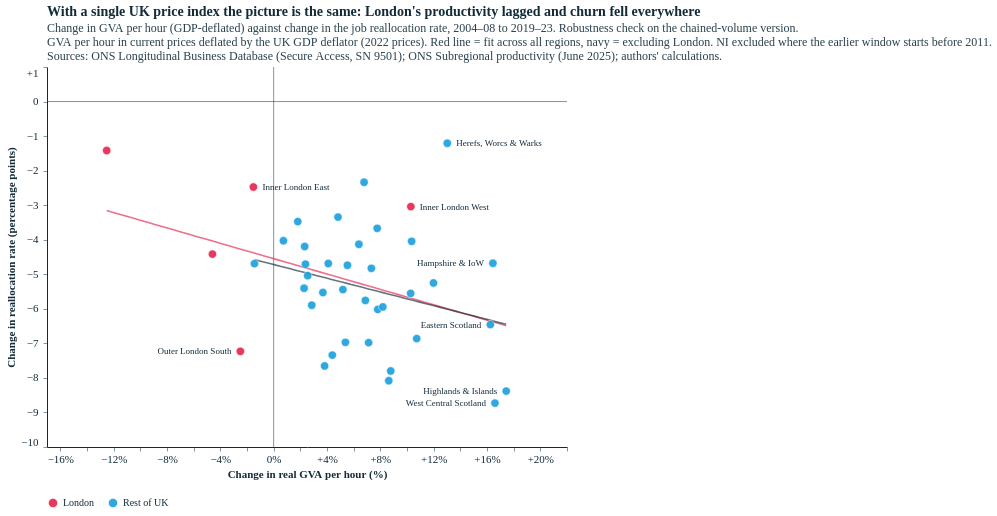

Notebook code cell kept with this figure:
### Code cell
# Robustness: change charts with GDP-deflated GVA per hour (one UK-wide deflator) instead of ONS chained volume
def change_frame_defl(early, late, ni_e, ni_l):
    d = change_frame(early, late, ni_e, ni_l).set_index("itl2_code")
    e, l = prod_defl(early, ni_e), prod_defl(late, ni_l)
    d["d_prod_cv"] = d.d_prod
    d["d_prod"] = 100 * (l / e - 1).reindex(d.index)
    return d.reset_index()

chg_cv = dict(chg)
chg = {lab: change_frame_defl(e, l, ne, nl_) for v in STEPS.values() for lab, e, l, ne, nl_ in v}
cmp = []
for lab, d in chg.items():
    o = d[~LONDON(d)]; lon = d[LONDON(d)]
    cmp.append({"windows": lab, "r (GDP deflator)": np.corrcoef(d.d_prod, d.d_realloc)[0, 1],
                "r (chained volume)": np.corrcoef(d.d_prod_cv, d.d_realloc)[0, 1],
                "excl. London r (GDP defl.)": np.corrcoef(o.d_prod, o.d_realloc)[0, 1],
                "London avg growth % (GDP defl.)": lon.d_prod.mean(), "London avg growth % (chained vol.)": lon.d_prod_cv.mean(),
                "Rest avg growth % (GDP defl.)": o.d_prod.mean(), "Rest avg growth % (chained vol.)": o.d_prod_cv.mean()})
print(pd.DataFrame(cmp).round(2).to_string(index=False))
print(chg["2004–08 → 2019–23"][LONDON(chg["2004–08 → 2019–23"])][["itl2_name", "d_prod_cv", "d_prod", "d_realloc"]].round(1).to_string(index=False))

SUB3 = "GVA per hour in current prices deflated by the UK GDP deflator (2022 prices). Red line = fit across all regions, navy = excluding London. NI excluded where the earlier window starts before 2011."
whole_d = change_panel("2004–08 → 2019–23", True, 520, 380, *scales(["2004–08 → 2019–23"])).properties(title=alt.Title(
    "With a single UK price index the picture is the same: London's productivity lagged and churn fell everywhere",
    subtitle=["Change in GVA per hour (GDP-deflated) against change in the job reallocation rate, 2004–08 to 2019–23. Robustness check on the chained-volume version.", SUB3, SRC2]))
styles.save(whole_d, str(FIG), "reallocation_productivity_change_whole_gdpdefl", width=520, height=380)
SC_D = scales([lab for lab, *_ in STEPS["steps"]])
steps_d = alt.hconcat(*[change_panel(lab, i == 0, 330, 340, *SC_D) for i, (lab, *_) in enumerate(STEPS["steps"])], spacing=14).resolve_scale(color="shared").properties(
    title=alt.Title("Productivity growth and the change in churn, GDP-deflated",
    subtitle=["Change in GVA per hour (GDP-deflated) against change in the job reallocation rate between consecutive periods.", SUB3, SRC2]))
styles.save(steps_d, str(FIG), "reallocation_productivity_change_steps_gdpdefl", width=330, height=340)
chg = chg_cv                                                       # restore the main (chained-volume) version
whole_d.properties(width=520, height=380)

### Figure 1 — Vega-Lite specification as saved in the notebook (floating-point values rounded to 4 significant figures)
{"config": {"background": "#fff", "font": "Circular Std", "text": {"color": "#122b39", "font": "Circular Std", "align": "left", "dx": 7, "dy": 0, "fontSize": 11}, "view": {"stroke": null, "continuousWidth": 350, "continuousHeight": 280, "discreteWidth": 400, "discreteHeight": 300}, "bar": {"color": "#179fdb"}, "line": {"color": "#e6224b"}, "rule": {"color": "#122b39"}, "point": {"filled": true, "size": 80, "color": "#e6224b", "opacity": 0.95}, "geoshape": {"stroke": "white", "strokeWidth": 0.3}, "axis": {"labelColor": "#122b39", "labelFontSize": 11, "labelFont": "Circular Std", "tickColor": "#122b39", "tickOpacity": 0.5, "domainColor": "#122b39", "domainOpacity": 1, "gridColor": "#122b39", "gridDash": [2, 2], "gridOpacity": 0.5, "title": null, "titleColor": "#122b39", "tickSize": 4, "grid": false, "domain": true}, "axisXDiscrete": {"grid": false, "labelAngle": 0, "tickCount": 10, "tickOpacity": 0.5, "title": null}, "axisYDiscrete": {"ticks": false, "labelPadding": 5, "grid": false}, "axisXTemporal": {"grid": false, "ticks": true}, "axisXQuantitative": {"grid": false}, "axisYQuantitative": {"gridColor": "#122b39", "gridDash": [1, 5], "gridOpacity": 0.5, "ticks": false, "labelPadding": 5, "tickCount": 8, "grid": false}, "title": {"color": "#122b39", "subtitleColor": "#122b39E6", "font": "Circular Std", "subtitleFont": "Circular Std", "anchor": "start", "frame": "group", "fontSize": 14, "subtitleFontSize": 12, "subtitlePadding": 4, "offset": 0}, "legend": {"titleColor": "#122b39", "labelColor": "#122b39"}}, "layer": [{"data": {"name": "data-23d1de8f6fdef12c9f9bd74afd652fbe"}, "mark": {"type": "rule", "color": "#122b39", "opacity": 0.5}, "encoding": {"x": {"field": "v", "scale": {"domain": [-17.0, 22.0], "nice": false}, "type": "quantitative"}}}, {"data": {"name": "data-23d1de8f6fdef12c9f9bd74afd652fbe"}, "mark": {"type": "rule", "color": "#122b39", "opacity": 0.5}, "encoding": {"y": {"axis": {"labelExpr": "datum.value > 0 ? '+' + datum.label : datum.label", "labelFlush": true, "labels": true, "ticks": true, "title": "Change in reallocation rate (percentage points)"}, "field": "v", "scale": {"domain": [-10.0, 1.0], "nice": false}, "type": "quantitative"}}}, {"data": {"name": "data-a85d61a0f91c39e60b9694b0f5ec9096"}, "mark": {"type": "line", "color": "#e6224b", "opacity": 0.65, "strokeWidth": 1.6}, "encoding": {"x": {"field": "x", "scale": {"domain": [-17.0, 22.0], "nice": false}, "type": "quantitative"}, "y": {"field": "y", "scale": {"domain": [-10.0, 1.0], "nice": false}, "type": "quantitative"}}}, {"data": {"name": "data-e87615ae20f5e87a6e9b01404d80dd1a"}, "mark": {"type": "line", "color": "#122b39", "opacity": 0.65, "strokeWidth": 1.6}, "encoding": {"x": {"field": "x", "scale": {"domain": [-17.0, 22.0], "nice": false}, "type": "quantitative"}, "y": {"field": "y", "scale": {"domain": [-10.0, 1.0], "nice": false}, "type": "quantitative"}}}, {"data": {"name": "data-866f6e78f612ff70c4783328e9c294c9"}, "mark": {"type": "circle", "opacity": 0.9, "size": 70, "stroke": "white", "strokeWidth": 0.6}, "encoding": {"color": {"field": "group", "legend": {"orient": "bottom", "title": null}, "scale": {"domain": ["London", "Rest of UK"], "range": ["#e6224b", "#179fdb"]}, "type": "nominal"}, "tooltip": [{"field": "itl2_name", "title": "Region", "type": "nominal"}, {"field": "d_prod", "format": "+.1f", "title": "Change in GVA/hour (%)", "type": "quantitative"}, {"field": "d_realloc", "format": "+.1f", "title": "Change in reallocation (pp)", "type": "quantitative"}], "x": {"axis": {"labelExpr": "datum.value > 0 ? '+' + datum.label + '%' : datum.label + '%'"}, "field": "d_prod", "scale": {"domain": [-17.0, 22.0], "nice": false}, "title": "Change in real GVA per hour (%)", "type": "quantitative"}, "y": {"axis": {"labelExpr": "datum.value > 0 ? '+' + datum.label : datum.label", "labelFlush": true, "labels": true, "ticks": true, "title": "Change in reallocation rate (percentage points)"}, "field": "d_realloc", "scale": {"domain": [-10.0, 1.0], "nice": false}, "type": "quantitative"}}}, {"data": {"name": "data-1f7e216b595c44ee3e571c519491eacc"}, "mark": {"type": "text", "align": "left", "color": "#122b39", "dx": 9.0, "fontSize": 9}, "encoding": {"text": {"field": "short", "type": "nominal"}, "x": {"field": "d_prod", "scale": {"domain": [-17.0, 22.0], "nice": false}, "type": "quantitative"}, "y": {"field": "d_realloc", "scale": {"domain": [-10.0, 1.0], "nice": false}, "type": "quantitative"}}}, {"data": {"name": "data-806a9ca27f8cd89f2a86cb08bca887c4"}, "mark": {"type": "text", "align": "right", "color": "#122b39", "dx": -9.0, "fontSize": 9}, "encoding": {"text": {"field": "short", "type": "nominal"}, "x": {"field": "d_prod", "scale": {"domain": [-17.0, 22.0], "nice": false}, "type": "quantitative"}, "y": {"field": "d_realloc", "scale": {"domain": [-10.0, 1.0], "nice": false}, "type": "quantitative"}}}, {"data": {"name": "data-5f4aba3c0249e04dd887733f5b1c1117"}, "mark": {"type": "text", "align": "left", "color": "#122b39", "dx": 9.0, "fontSize": 9}, "encoding": {"text": {"field": "short", "type": "nominal"}, "x": {"field": "d_prod", "scale": {"domain": [-17.0, 22.0], "nice": false}, "type": "quantitative"}, "y": {"field": "d_realloc", "scale": {"domain": [-10.0, 1.0], "nice": false}, "type": "quantitative"}}}, {"data": {"name": "data-d264ce42d4f2854728a51adf05b527c7"}, "mark": {"type": "text", "align": "right", "color": "#122b39", "dx": -9.0, "fontSize": 9}, "encoding": {"text": {"field": "short", "type": "nominal"}, "x": {"field": "d_prod", "scale": {"domain": [-17.0, 22.0], "nice": false}, "type": "quantitative"}, "y": {"field": "d_realloc", "scale": {"domain": [-10.0, 1.0], "nice": false}, "type": "quantitative"}}}, {"data": {"name": "data-f7c771026d7f57dbd3e07ddb10bd8c90"}, "mark": {"type": "text", "align": "right", "color": "#122b39", "dx": -9.0, "fontSize": 9}, "encoding": {"text": {"field": "short", "type": "nominal"}, "x": {"field": "d_prod", "scale": {"domain": [-17.0, 22.0], "nice": false}, "type": "quantitative"}, "y": {"field": "d_realloc", "scale": {"domain": [-10.0, 1.0], "nice": false}, "type": "quantitative"}}}, {"data": {"name": "data-3db292e5e5e38f174490d3351ad4467f"}, "mark": {"type": "text", "align": "left", "color": "#122b39", "dx": 9.0, "fontSize": 9}, "encoding": {"text": {"field": "short", "type": "nominal"}, "x": {"field": "d_prod", "scale": {"domain": [-17.0, 22.0], "nice": false}, "type": "quantitative"}, "y": {"field": "d_realloc", "scale": {"domain": [-10.0, 1.0], "nice": false}, "type": "quantitative"}}}, {"data": {"name": "data-2a283530691a974fad6b2ff2f5118df5"}, "mark": {"type": "text", "align": "right", "color": "#122b39", "dx": -9.0, "fontSize": 9}, "encoding": {"text": {"field": "short", "type": "nominal"}, "x": {"field": "d_prod", "scale": {"domain": [-17.0, 22.0], "nice": false}, "type": "quantitative"}, "y": {"field": "d_realloc", "scale": {"domain": [-10.0, 1.0], "nice": false}, "type": "quantitative"}}}, {"data": {"name": "data-aa31f4edc99e6e85171cbbfd3ce76d02"}, "mark": {"type": "text", "align": "right", "color": "#122b39", "dx": -9.0, "fontSize": 9}, "encoding": {"text": {"field": "short", "type": "nominal"}, "x": {"field": "d_prod", "scale": {"domain": [-17.0, 22.0], "nice": false}, "type": "quantitative"}, "y": {"field": "d_realloc", "scale": {"domain": [-10.0, 1.0], "nice": false}, "type": "quantitative"}}}], "height": 380, "title": {"text": "With a single UK price index the picture is the same: London's productivity lagged and churn fell everywhere", "subtitle": ["Change in GVA per hour (GDP-deflated) against change in the job reallocation rate, 2004–08 to 2019–23. Robustness check on the chained-volume version.", "GVA per hour in current prices deflated by the UK GDP deflator (2022 prices). Red line = fit across all regions, navy = excluding London. NI excluded where the earlier window starts before 2011.", "Sources: ONS Longitudinal Business Database (Secure Access, SN 9501); ONS Subregional productivity (June 2025); authors' calculations."]}, "width": 520, "$schema": "https://vega.github.io/schema/vega-lite/v5.20.1.json", "datasets": {"data-23d1de8f6fdef12c9f9bd74afd652fbe": [{"v": 0.0}], "data-a85d61a0f91c39e60b9694b0f5ec9096": [{"x": -12.52, "y": -3.155}, {"x": -11.91, "y": -3.223}, {"x": -11.3, "y": -3.291}, {"x": -10.69, "y": -3.359}, {"x": -10.08, "y": -3.427}, {"x": -9.466, "y": -3.495}, {"x": -8.854, "y": -3.563}, {"x": -8.243, "y": -3.631}, {"x": -7.631, "y": -3.699}, {"x": -7.02, "y": -3.768}, {"x": -6.408, "y": -3.836}, {"x": -5.797, "y": -3.904}, {"x": -5.185, "y": -3.972}, {"x": -4.574, "y": -4.04}, {"x": -3.962, "y": -4.108}, {"x": -3.351, "y": -4.176}, {"x": -2.739, "y": -4.244}, {"x": -2.128, "y": -4.312}, {"x": -1.516, "y": -4.38}, {"x": -0.9048, "y": -4.448}, {"x": -0.2933, "y": -4.516}, {"x": 0.3182, "y": -4.584}, {"x": 0.9297, "y": -4.652}, {"x": 1.541, "y": -4.72}, {"x": 2.153, "y": -4.788}, {"x": 2.764, "y": -4.856}, {"x": 3.376, "y": -4.924}, {"x": 3.987, "y": -4.992}, {"x": 4.599, "y": -5.06}, {"x": 5.21, "y": -5.128}, {"x": 5.822, "y": -5.196}, {"x": 6.433, "y": -5.264}, {"x": 7.045, "y": -5.332}, {"x": 7.656, "y": -5.4}, {"x": 8.268, "y": -5.468}, {"x": 8.879, "y": -5.536}, {"x": 9.491, "y": -5.604}, {"x": 10.1, "y": -5.672}, {"x": 10.71, "y": -5.74}, {"x": 11.33, "y": -5.808}, {"x": 11.94, "y": -5.876}, {"x": 12.55, "y": -5.944}, {"x": 13.16, "y": -6.012}, {"x": 13.77, "y": -6.08}, {"x": 14.38, "y": -6.148}, {"x": 14.99, "y": -6.216}, {"x": 15.61, "y": -6.284}, {"x": 16.22, "y": -6.352}, {"x": 16.83, "y": -6.42}, {"x": 17.44, "y": -6.488}], "data-e87615ae20f5e87a6e9b01404d80dd1a": [{"x": -1.442, "y": -4.575}, {"x": -1.057, "y": -4.614}, {"x": -0.6716, "y": -4.652}, {"x": -0.2863, "y": -4.69}, {"x": 0.0991, "y": -4.728}, {"x": 0.4845, "y": -4.766}, {"x": 0.8698, "y": -4.805}, {"x": 1.255, "y": -4.843}, {"x": 1.641, "y": -4.881}, {"x": 2.026, "y": -4.919}, {"x": 2.411, "y": -4.958}, {"x": 2.797, "y": -4.996}, {"x": 3.182, "y": -5.034}, {"x": 3.567, "y": -5.072}, {"x": 3.953, "y": -5.111}, {"x": 4.338, "y": -5.149}, {"x": 4.723, "y": -5.187}, {"x": 5.109, "y": -5.225}, {"x": 5.494, "y": -5.263}, {"x": 5.88, "y": -5.302}, {"x": 6.265, "y": -5.34}, {"x": 6.65, "y": -5.378}, {"x": 7.036, "y": -5.416}, {"x": 7.421, "y": -5.455}, {"x": 7.806, "y": -5.493}, {"x": 8.192, "y": -5.531}, {"x": 8.577, "y": -5.569}, {"x": 8.962, "y": -5.608}, {"x": 9.348, "y": -5.646}, {"x": 9.733, "y": -5.684}, {"x": 10.12, "y": -5.722}, {"x": 10.5, "y": -5.76}, {"x": 10.89, "y": -5.799}, {"x": 11.27, "y": -5.837}, {"x": 11.66, "y": -5.875}, {"x": 12.05, "y": -5.913}, {"x": 12.43, "y": -5.952}, {"x": 12.82, "y": -5.99}, {"x": 13.2, "y": -6.028}, {"x": 13.59, "y": -6.066}, {"x": 13.97, "y": -6.104}, {"x": 14.36, "y": -6.143}, {"x": 14.74, "y": -6.181}, {"x": 15.13, "y": -6.219}, {"x": 15.51, "y": -6.257}, {"x": 15.9, "y": -6.296}, {"x": 16.28, "y": -6.334}, {"x": 16.67, "y": -6.372}, {"x": 17.06, "y": -6.41}, {"x": 17.44, "y": -6.449}], "data-866f6e78f612ff70c4783328e9c294c9": [{"itl2_code": "TLC1", "itl2_name": "Tees Valley & Durham", "d_realloc": -3.475, "d_prod": 1.809, "group": "Rest of UK", "d_prod_cv": 7.265}, {"itl2_code": "TLC2", "itl2_name": "Tyneside & Northumb.", "d_realloc": -6.979, "d_prod": 7.122, "group": "Rest of UK", "d_prod_cv": 15.13}, {"itl2_code": "TLD1", "itl2_name": "Cumbria", "d_realloc": -5.896, "d_prod": 2.856, "group": "Rest of UK", "d_prod_cv": 5.477}, {"itl2_code": "TLD3", "itl2_name": "Greater Manchester", "d_realloc": -4.046, "d_prod": 10.35, "group": "Rest of UK", "d_prod_cv": 17.21}, {"itl2_code": "TLD4", "itl2_name": "Lancashire", "d_realloc": -5.757, "d_prod": 6.879, "group": "Rest of UK", "d_prod_cv": 8.203}, {"itl2_code": "TLD6", "itl2_name": "Cheshire", "d_realloc": -5.04, "d_prod": 2.552, "group": "Rest of UK", "d_prod_cv": 2.457}, {"itl2_code": "TLD7", "itl2_name": "Merseyside", "d_realloc": -4.197, "d_prod": 2.325, "group": "Rest of UK", "d_prod_cv": 3.028}, {"itl2_code": "TLE1", "itl2_name": "E Yorks & N Lincs", "d_realloc": -5.527, "d_prod": 3.693, "group": "Rest of UK", "d_prod_cv": 4.627}, {"itl2_code": "TLE2", "itl2_name": "North Yorkshire", "d_realloc": -4.709, "d_prod": 2.385, "group": "Rest of UK", "d_prod_cv": 0.4211}, {"itl2_code": "TLE3", "itl2_name": "South Yorkshire", "d_realloc": -3.345, "d_prod": 4.825, "group": "Rest of UK", "d_prod_cv": 6.445}, {"itl2_code": "TLE4", "itl2_name": "West Yorkshire", "d_realloc": -6.97, "d_prod": 5.382, "group": "Rest of UK", "d_prod_cv": 9.615}, {"itl2_code": "TLF1", "itl2_name": "Derbys & Notts", "d_realloc": -4.132, "d_prod": 6.392, "group": "Rest of UK", "d_prod_cv": 4.388}, {"itl2_code": "TLF2", "itl2_name": "Leics & Northants", "d_realloc": -2.337, "d_prod": 6.781, "group": "Rest of UK", "d_prod_cv": 6.357}, {"itl2_code": "TLF3", "itl2_name": "Lincolnshire", "d_realloc": -6.862, "d_prod": 10.73, "group": "Rest of UK", "d_prod_cv": 8.935}, {"itl2_code": "TLG1", "itl2_name": "Herefs, Worcs & Warks", "d_realloc": -1.207, "d_prod": 13.02, "group": "Rest of UK", "d_prod_cv": 18.15}, {"itl2_code": "TLG2", "itl2_name": "Shrops & Staffs", "d_realloc": -5.404, "d_prod": 2.28, "group": "Rest of UK", "d_prod_cv": 3.259}, {"itl2_code": "TLG3", "itl2_name": "West Midlands", "d_realloc": -3.67, "d_prod": 7.765, "group": "Rest of UK", "d_prod_cv": 7.328}, {"itl2_code": "TLH1", "itl2_name": "East Anglia", "d_realloc": -6.017, "d_prod": 7.806, "group": "Rest of UK", "d_prod_cv": 11.49}, {"itl2_code": "TLH2", "itl2_name": "Beds & Herts", "d_realloc": -4.693, "d_prod": -1.442, "group": "Rest of UK", "d_prod_cv": 6.051}, {"itl2_code": "TLH3", "itl2_name": "Essex", "d_realloc": -4.689, "d_prod": 4.096, "group": "Rest of UK", "d_prod_cv": 4.372}, {"itl2_code": "TLI3", "itl2_name": "Inner London - West", "d_realloc": -3.042, "d_prod": 10.29, "group": "London", "d_prod_cv": 6.869}, {"itl2_code": "TLI4", "itl2_name": "Inner London - East", "d_realloc": -2.475, "d_prod": -1.519, "group": "London", "d_prod_cv": -1.995}, {"itl2_code": "TLI5", "itl2_name": "Outer London - East and North East", "d_realloc": -1.419, "d_prod": -12.52, "group": "London", "d_prod_cv": -10.89}, {"itl2_code": "TLI6", "itl2_name": "Outer London - South", "d_realloc": -7.231, "d_prod": -2.497, "group": "London", "d_prod_cv": -0.2038}, {"itl2_code": "TLI7", "itl2_name": "Outer London - West and North West", "d_realloc": -4.416, "d_prod": -4.593, "group": "London", "d_prod_cv": 0.6014}, {"itl2_code": "TLJ1", "itl2_name": "Berks, Bucks & Oxon", "d_realloc": -5.443, "d_prod": 5.194, "group": "Rest of UK", "d_prod_cv": 20.97}, {"itl2_code": "TLJ2", "itl2_name": "Surrey & Sussex", "d_realloc": -7.8, "d_prod": 8.78, "group": "Rest of UK", "d_prod_cv": 12.4}, {"itl2_code": "TLJ3", "itl2_name": "Hampshire & IoW", "d_realloc": -4.68, "d_prod": 16.44, "group": "Rest of UK", "d_prod_cv": 22.27}, {"itl2_code": "TLJ4", "itl2_name": "Kent", "d_realloc": -7.653, "d_prod": 3.82, "group": "Rest of UK", "d_prod_cv": 3.874}, {"itl2_code": "TLK1", "itl2_name": "Glos, Wilts & Bristol", "d_realloc": -5.945, "d_prod": 8.189, "group": "Rest of UK", "d_prod_cv": 9.737}, {"itl2_code": "TLK2", "itl2_name": "Dorset & Somerset", "d_realloc": -4.739, "d_prod": 5.532, "group": "Rest of UK", "d_prod_cv": 3.543}, {"itl2_code": "TLK3", "itl2_name": "Cornwall", "d_realloc": -5.554, "d_prod": 10.27, "group": "Rest of UK", "d_prod_cv": 9.579}, {"itl2_code": "TLK4", "itl2_name": "Devon", "d_realloc": -7.341, "d_prod": 4.398, "group": "Rest of UK", "d_prod_cv": 6.776}, {"itl2_code": "TLL1", "itl2_name": "West Wales & Valleys", "d_realloc": -4.827, "d_prod": 7.327, "group": "Rest of UK", "d_prod_cv": 9.161}, {"itl2_code": "TLL2", "itl2_name": "East Wales", "d_realloc": -5.252, "d_prod": 11.99, "group": "Rest of UK", "d_prod_cv": 16.37}, {"itl2_code": "TLM5", "itl2_name": "North Eastern Scotland", "d_realloc": -4.029, "d_prod": 0.7315, "group": "Rest of UK", "d_prod_cv": 10.53}, {"itl2_code": "TLM6", "itl2_name": "Highlands & Islands", "d_realloc": -8.382, "d_prod": 17.44, "group": "Rest of UK", "d_prod_cv": 19.67}, {"itl2_code": "TLM7", "itl2_name": "Eastern Scotland", "d_realloc": -6.457, "d_prod": 16.25, "group": "Rest of UK", "d_prod_cv": 17.5}, {"itl2_code": "TLM8", "itl2_name": "West Central Scotland", "d_realloc": -8.729, "d_prod": 16.6, "group": "Rest of UK", "d_prod_cv": 22.55}, {"itl2_code": "TLM9", "itl2_name": "Southern Scotland", "d_realloc": -8.081, "d_prod": 8.633, "group": "Rest of UK", "d_prod_cv": 6.387}], "data-1f7e216b595c44ee3e571c519491eacc": [{"itl2_code": "TLI4", "itl2_name": "Inner London - East", "d_realloc": -2.475, "d_prod": -1.519, "group": "London", "d_prod_cv": -1.995, "px": 206.4, "py": 120.0, "short": "Inner London East", "rad": 4.0, "prio": 11.94, "align": "left", "dx": 9.0}], "data-806a9ca27f8cd89f2a86cb08bca887c4": [{"itl2_code": "TLI6", "itl2_name": "Outer London - South", "d_realloc": -7.231, "d_prod": -2.497, "group": "London", "d_prod_cv": -0.2038, "px": 193.4, "py": 284.3, "short": "Outer London South", "rad": 4.0, "prio": 11.78, "align": "right", "dx": -9.0}], "data-5f4aba3c0249e04dd887733f5b1c1117": [{"itl2_code": "TLI3", "itl2_name": "Inner London - West", "d_realloc": -3.042, "d_prod": 10.29, "group": "London", "d_prod_cv": 6.869, "px": 363.9, "py": 139.6, "short": "Inner London West", "rad": 4.0, "prio": 11.38, "align": "left", "dx": 9.0}], "data-d264ce42d4f2854728a51adf05b527c7": [{"itl2_code": "TLM8", "itl2_name": "West Central Scotland", "d_realloc": -8.729, "d_prod": 16.6, "group": "Rest of UK", "d_prod_cv": 22.55, "px": 448.0, "py": 336.1, "short": "West Central Scotland", "rad": 4.0, "prio": 2.605, "align": "right", "dx": -9.0}], "data-f7c771026d7f57dbd3e07ddb10bd8c90": [{"itl2_code": "TLM6", "itl2_name": "Highlands & Islands", "d_realloc": -8.382, "d_prod": 17.44, "group": "Rest of UK", "d_prod_cv": 19.67, "px": 459.2, "py": 324.1, "short": "Highlands & Islands", "rad": 4.0, "prio": 2.571, "align": "right", "dx": -9.0}], "data-3db292e5e5e38f174490d3351ad4467f": [{"itl2_code": "TLG1", "itl2_name": "Herefs, Worcs & Warks", "d_realloc": -1.207, "d_prod": 13.02, "group": "Rest of UK", "d_prod_cv": 18.15, "px": 400.3, "py": 76.25, "short": "Herefs, Worcs & Warks", "rad": 4.0, "prio": 2.475, "align": "left", "dx": 9.0}], "data-2a283530691a974fad6b2ff2f5118df5": [{"itl2_code": "TLM7", "itl2_name": "Eastern Scotland", "d_realloc": -6.457, "d_prod": 16.25, "group": "Rest of UK", "d_prod_cv": 17.5, "px": 443.4, "py": 257.6, "short": "Eastern Scotland", "rad": 4.0, "prio": 1.838, "align": "right", "dx": -9.0}], "data-aa31f4edc99e6e85171cbbfd3ce76d02": [{"itl2_code": "TLJ3", "itl2_name": "Hampshire & IoW", "d_realloc": -4.68, "d_prod": 16.44, "group": "Rest of UK", "d_prod_cv": 22.27, "px": 445.9, "py": 196.2, "short": "Hampshire & IoW", "rad": 4.0, "prio": 1.764, "align": "right", "dx": -9.0}]}}
